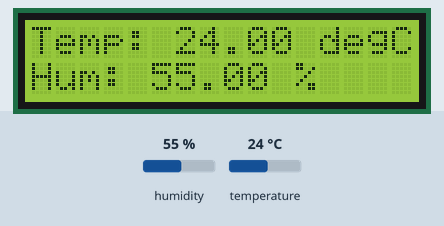
Bench run of a sketch on a simulated Arduino Uno, built with avr-gcc and run on an emulated ATmega328P. Shown: 16×2 character LCD. The inputs (shaded band) are chosen by the test bench; at power-on: humidity 55 %, temperature 24 °C.

Above: at 1.2 s.
1.3 s: humidity set to 22 %
At 3.0 s:
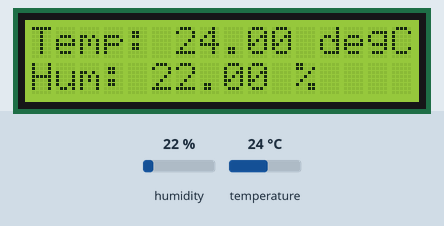
4.0 s: temperature set to 12 °C
At 5.6 s:
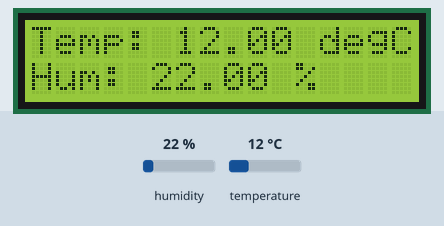
6.7 s: humidity set to 40 %
At 8.5 s:
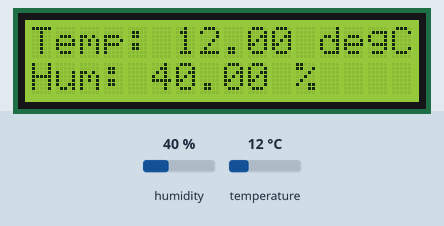
9.7 s: temperature set to 19 °C
At 11.1 s:
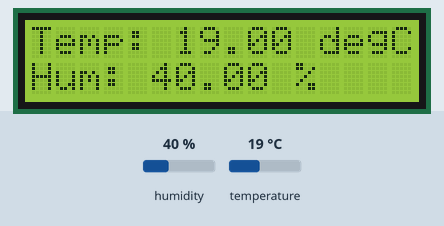
Timing chart, 0 to 12.7 s (numbered marks = the images above; inputs shaded):
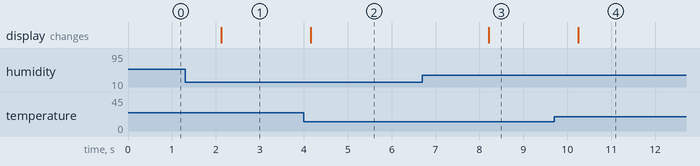

The sketch:

humTempReader.ino
```cpp
#include <LiquidCrystal.h>  // Inclure la bibliothèque pour l'écran LCD
#include <DHT.h>


#define DHTPIN 12
#define DHTTYPE DHT11
DHT dht(DHTPIN, DHTTYPE);

LiquidCrystal lcd(12, 11, 10, 9, 8, 7, 6, 5, 4, 3);

void setup() {
  lcd.begin(16, 2);
  dht.begin();
}

void loop() {
  // create on the second line two information, One is ambien tempreature, the other is ambien Humidity
  float temperature = dht.readTemperature();
  float humidity = dht.readHumidity();
  lcd.clear();
  lcd.setCursor(0, 0);
  lcd.print("Temp: ");
  lcd.print(temperature);
  lcd.println(" degC");
  lcd.setCursor(0, 1);
  lcd.print("Hum: ");
  lcd.print(humidity);
  lcd.print(" %");
  delay(2000);
}
```

Measured:
- after the input at 1.3 s, the display: changes after 0.82 s (image 1)
- after the input at 4.0 s, the display: changes after 0.15 s (image 2)
- after the input at 6.7 s, the display: changes after 1.5 s (image 3)
- after the input at 9.7 s, the display: changes after 0.55 s (image 4)
